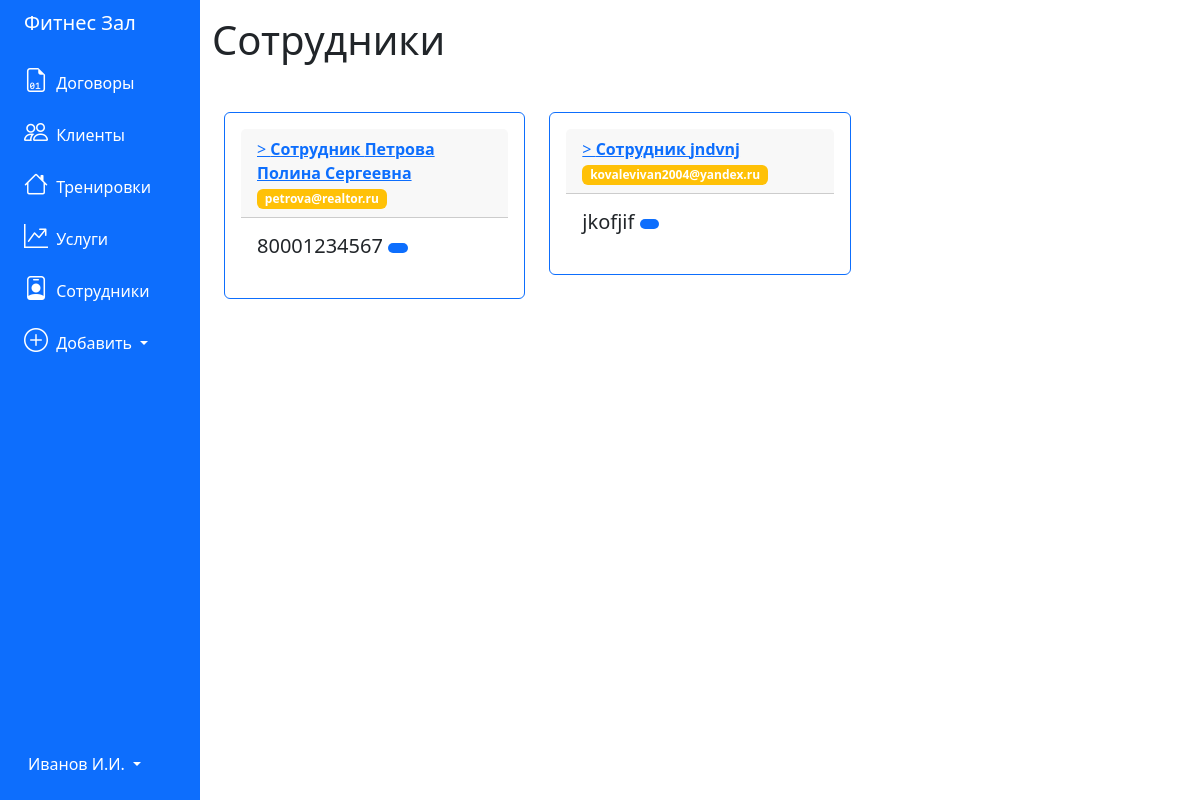
The page /employees on the database its author committed.
### tables this page shows
CREATE TABLE 'employees' (
	"id_employee" INTEGER PRIMARY KEY AUTOINCREMENT,
	'name' TEXT,
	'email' TEXT,
	'phone_number' TEXT,
	'position' TEXT,
	'department' TEXT,
	'chief_id' INTEGER
);

### app.py (the view)
@app.route('/employees')
def employees():
    conn = get_db_connection()
    pos = conn.execute("""SELECT * FROM employees""").fetchall()
    conn.close()
    return render_template('employees.html', employees=pos)

### app.py (called while the page is built)
def get_db_connection():
    conn = sqlite3.connect('../pythonProject4/database.db')
    conn.row_factory = sqlite3.Row
    return conn

### templates/employees.html
{% extends 'base.html' %}
{% block content %}
<h1>{% block title %} Сотрудники {% endblock %}</h1>
<div class="container mt-5 mb-3">
    <div class="row">
        {% for employee in employees %}
        <div class="col-md-4">
            <div class="card p-3 mb-2 border-primary">
                <div class="card-header">
                    <a href="{{ url_for('employee', employee_id=employee['id_employee']) }}">>
                        <b>Сотрудник {{ employee['name'] }}</b>
                    </a>
                    <br>
                    <span class="badge bg-warning">{{ employee['email'] }}</span>
                </div>
                <div class="card-body">
                    <h5 class="card-title">{{ employee['phone_number'] }} <span class="badge bg-primary">{{
                            employee['passport'] }} </span></h5>
                </div>
            </div>
        </div>
        {% endfor %}
    </div>
</div>
{% endblock %}

### rows shown on the page
employees: name "Петрова Полина Сергеевна", email "petrova@realtor.ru", phone_number "80001234567"
employees: name "jndvnj", email "kovalevivan2004@yandex.ru", phone_number "jkofjif"
